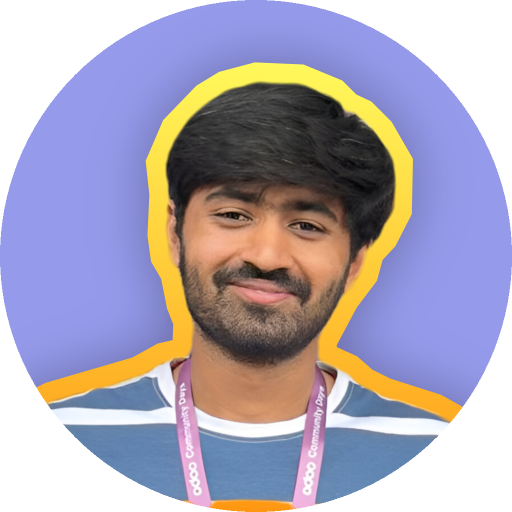
#> input picture my_portrait.png, 1024 x 1024 px (shown at 1/2 size); its folder holds only this picture in this run
$ python ascii_terminal.py
#> lines starting #> are read from the running program, lines starting #| are printed output that depends on the picture
#!/usr/bin/env python3
"""
ascii_terminal.py — Turn any image into ASCII art that types itself out
like a terminal, saved as a self-contained animated SVG.
"""
import sys
import os
import glob
from PIL import Image

WIDTH = 100
CHAR_ASPECT = 0.52
CONTRAST = 1.15

RAMP = " .'`^\",:;Il!i~+_-?][}{1)(|/tfjrxnuvczXYUJCLQ0OZmwqpdbkhao*#MW&8%B@$"

BG_COLOR = "#0d1117"
FG_COLOR = "#c9d1d9"
CURSOR_COLOR = "#3fb950"
FONT_SIZE = 12
LINE_HEIGHT = 13
CHAR_WIDTH = 7.2
PAD = 16
ROW_DURATION = 0.28
PIXELS_LOOK_HOLD = 1.2

IMAGE_EXTS = ("*.jpg", "*.jpeg", "*.png", "*.gif", "*.bmp", "*.webp",
              "*.tif", "*.tiff", "*.JPG", "*.JPEG", "*.PNG")


def image_to_ascii(path, width=WIDTH):
    from PIL import ImageOps, ImageEnhance
    img = Image.open(path)
    if img.mode in ("RGBA", "LA") or (img.mode == "P" and "transparency" in img.info):
        img = img.convert("RGBA")
        bg = Image.new("RGBA", img.size, (255, 255, 255, 255))
        img = Image.alpha_composite(bg, img).convert("L")
    else:
        img = img.convert("L")

    img = ImageOps.autocontrast(img, cutoff=1)
    if CONTRAST != 1.0:
        img = ImageEnhance.Contrast(img).enhance(CONTRAST)

    w, h = img.size
    new_w = width
    new_h = max(1, int(width * (h / w) * CHAR_ASPECT))
    img = img.resize((new_w, new_h))

    px = img.load()
    n = len(RAMP) - 1
    rows = []
    for y in range(new_h):
        chars = []
        for x in range(new_w):
            lum = px[x, y]
            idx = int((255 - lum) / 255 * n)
            chars.append(RAMP[idx])
        rows.append("".join(chars).rstrip())
    return rows


def _xml_escape(s):
    return (s.replace("&", "&amp;").replace("<", "&lt;")
             .replace(">", "&gt;").replace('"', "&quot;"))


def ascii_to_svg(rows, out_path):
    n_rows = len(rows)
    max_cols = max((len(r) for r in rows), default=1)
    art_w = max_cols * CHAR_WIDTH
    art_h = n_rows * LINE_HEIGHT
    svg_w = int(art_w + PAD * 2)
    svg_h = int(art_h + PAD * 2)
    total = n_rows * ROW_DURATION + PIXELS_LOOK_HOLD

    parts = []
    parts.append(
        f'<svg xmlns="http://www.w3.org/2000/svg" width="{svg_w}" '
        f'height="{svg_h}" viewBox="0 0 {svg_w} {svg_h}" '
        f'font-family="monospace">'
    )
    parts.append(f'<rect width="100%" height="100%" fill="{BG_COLOR}"/>')
    parts.append(
        f'<style>text{{font-family:Menlo,Consolas,"DejaVu Sans Mono",'
        f'monospace;font-size:{FONT_SIZE}px;white-space:pre;'
        f'dominant-baseline:hanging;}}</style>'
    )

    for i, row in enumerate(rows):
        y = PAD + i * LINE_HEIGHT
        start = i * ROW_DURATION
        row_len = max(len(row), 1)
        row_px = row_len * CHAR_WIDTH

        clip_id = f"c{i}"
        parts.append(f'<clipPath id="{clip_id}">')
        parts.append(
            f'<rect x="{PAD}" y="{y}" width="0" height="{LINE_HEIGHT}">'
            f'<animate attributeName="width" from="0" to="{row_px:.1f}" '
            f'begin="{start:.3f}s" dur="{ROW_DURATION:.3f}s" '
            f'fill="freeze" calcMode="linear"/>'
            f'</rect>'
        )
        parts.append('</clipPath>')

        parts.append(
            f'<text x="{PAD}" y="{y}" fill="{FG_COLOR}" '
            f'clip-path="url(#{clip_id})" '
            f'xml:space="preserve">{_xml_escape(row)}</text>'
        )

        parts.append(
            f'<rect y="{y}" width="{CHAR_WIDTH:.1f}" '
            f'height="{FONT_SIZE}" fill="{CURSOR_COLOR}" opacity="0">'
            f'<animate attributeName="x" from="{PAD}" '
            f'to="{PAD + row_px:.1f}" begin="{start:.3f}s" '
            f'dur="{ROW_DURATION:.3f}s" fill="freeze"/>'
            f'<set attributeName="opacity" to="0.85" begin="{start:.3f}s"/>'
            f'<set attributeName="opacity" to="0" '
            f'begin="{start + ROW_DURATION:.3f}s"/>'
            f'</rect>'
        )
    parts.append('</svg>')

    with open(out_path, "w", encoding="utf-8") as f:
        f.write("\n".join(parts))
    return total


def find_image(folder):
    candidates = []
    for pat in IMAGE_EXTS:
        candidates.extend(glob.glob(os.path.join(folder, pat)))
    candidates = [c for c in set(candidates) if not c.lower().endswith(".svg")]
    if not candidates:
        return None
    return max(candidates, key=os.path.getmtime)


def main():
    folder = os.path.dirname(os.path.abspath(__file__))
    if len(sys.argv) > 1:
        img_path = os.path.abspath(sys.argv[1])
        if not os.path.exists(img_path):
            print(f"! Not found: {img_path}")
            sys.exit(1)
    else:
        img_path = find_image(folder)
        if not img_path:
            print("! No image found.")
            sys.exit(1)

    print(f"-> Reading {os.path.basename(img_path)}")
    rows = image_to_ascii(img_path)
#> in image_to_ascii, img is the input picture: PIL image 1024x1024 RGBA; mean R, G, B, A 116, 109.6, 127.4, 200.2
#> in image_to_ascii, `bg = Image.new("RGBA", img.size, (255, 255, 255, 255))`: bg: PIL image 1024x1024 RGBA; every value is 255
#> in image_to_ascii, `img = Image.alpha_composite(bg, img).convert("L")`:
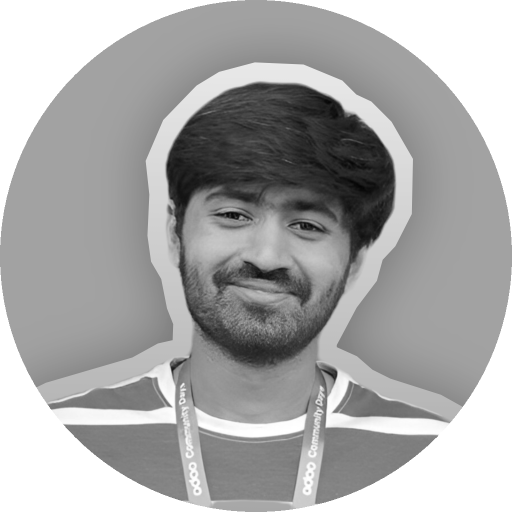
#> img: PIL image 1024x1024 L (shown at 1/2 size); min 3, max 255, mean 168.4
#> in image_to_ascii, `img = ImageOps.autocontrast(img, cutoff=1)`:
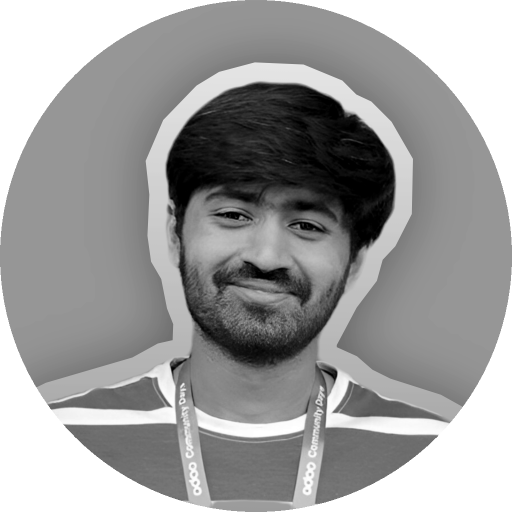
#> img: PIL image 1024x1024 L (shown at 1/2 size); min 0, max 255, mean 157
#> in image_to_ascii, `img = img.resize((new_w, new_h))`:
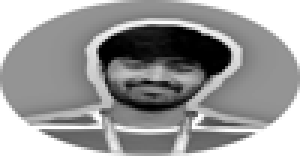
#> img: PIL image 100x52 L (shown 3 times larger); min 0, max 255, mean 153.8
#> after the loop in image_to_ascii, `for y in range(new_h):`: rows = 52 items
#> rows = 52 items
    out_path = os.path.splitext(img_path)[0] + ".svg"
    duration = ascii_to_svg(rows, out_path)
#> in ascii_to_svg, `n_rows = len(rows)`: n_rows = 52
#> in ascii_to_svg, `max_cols = max((len(r) for r in rows), default=1)`: max_cols = 100
#> in ascii_to_svg, `art_w = max_cols * CHAR_WIDTH`: art_w = 720
#> in ascii_to_svg, `art_h = n_rows * LINE_HEIGHT`: art_h = 676
#> in ascii_to_svg, `svg_w = int(art_w + PAD * 2)`: svg_w = 752
#> in ascii_to_svg, `svg_h = int(art_h + PAD * 2)`: svg_h = 708
#> in ascii_to_svg, `total = n_rows * ROW_DURATION + PIXELS_LOOK_HOLD`: total = 15.76
#> the loop in ascii_to_svg, `for i, row in enumerate(rows):` made 52 passes
#> (y, start, row_len, row_px, clip_id) on passes 1 to 12: (16, 0, 64, 460.8, 'c0'), (29, 0.28, 70, 504, 'c1'), (42, 0.56, 74, 532.8, 'c2'), (55, 0.84, 77, 554.4, 'c3'), (68, 1.12, 80, 576, 'c4'), (81, 1.4, 82, 590.4, 'c5'), (94, 1.68, 84, 604.8, 'c6'), (107, 1.96, 86, 619.2, 'c7'), (120, 2.24, 88, 633.6, 'c8'), (133, 2.52, 90, 648, 'c9'), (146, 2.8, 91, 655.2, 'c10'), (159, 3.08, 92, 662.4, 'c11')
#> after the loop in ascii_to_svg, `for i, row in enumerate(rows):`: parts = 263 items
#> duration = 15.76
    print(f"Wrote {os.path.basename(out_path)} "
          f"({len(rows)} rows, ~{duration:.1f}s animation)")
#| Wrote my_portrait.svg (52 rows, ~15.8s animation)


if __name__ == "__main__":
    main()
